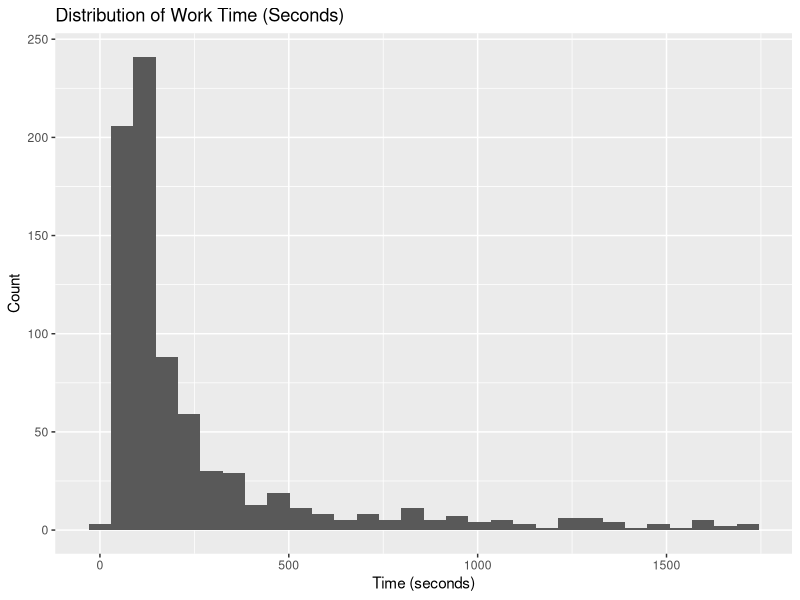
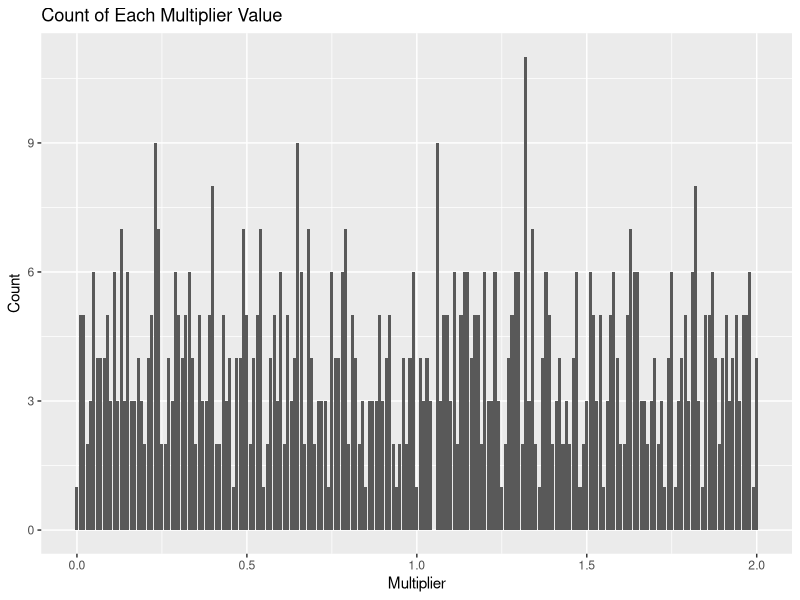
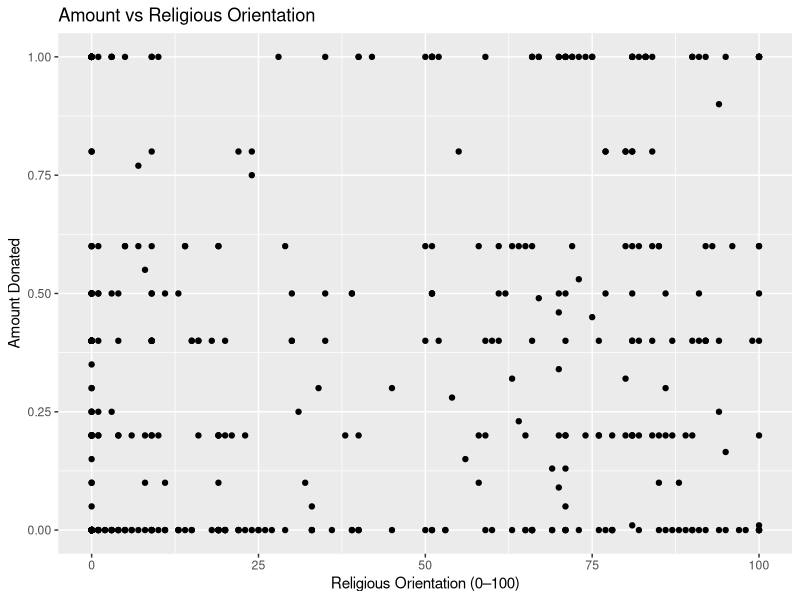
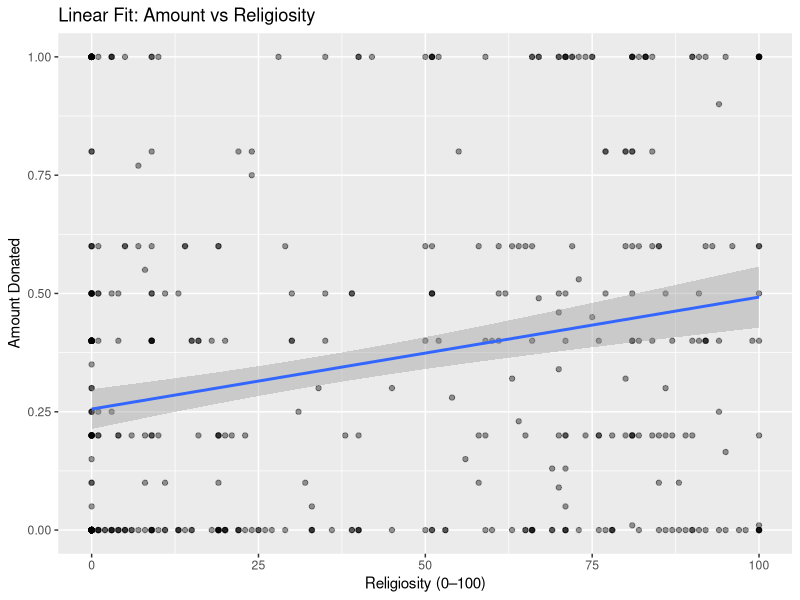
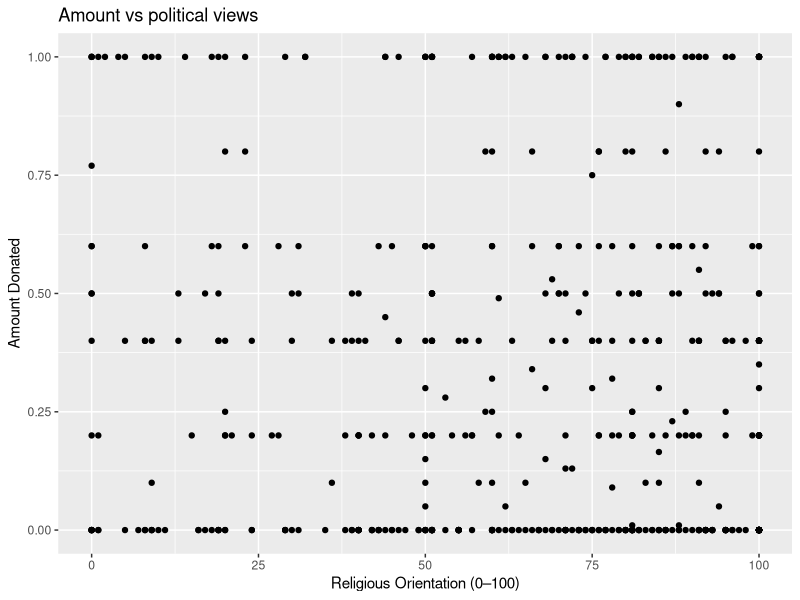
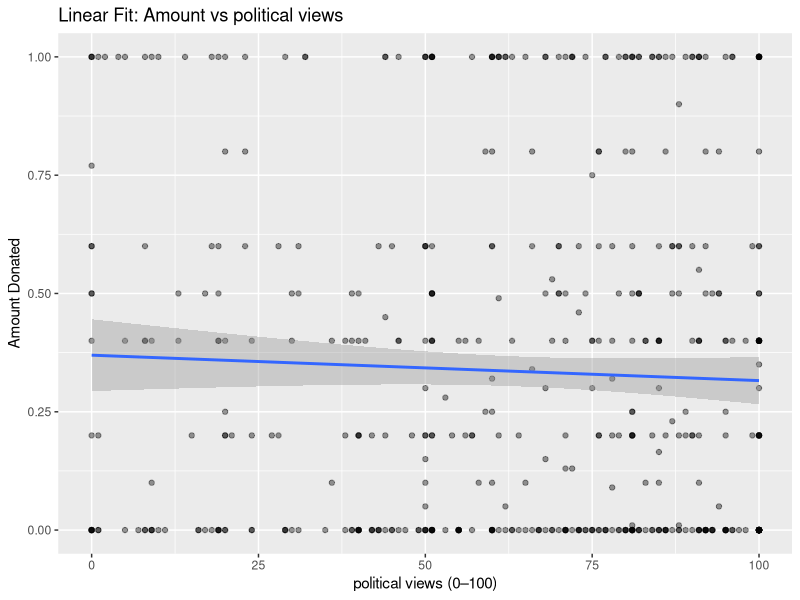
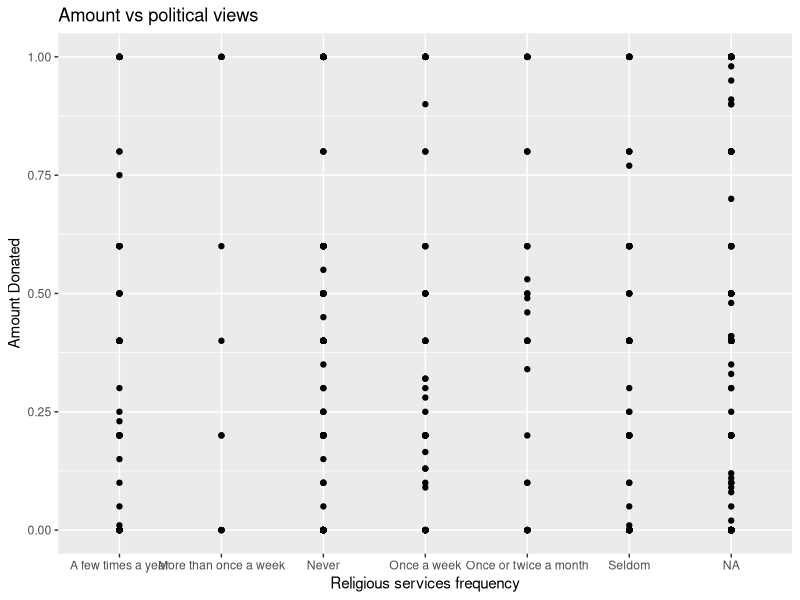
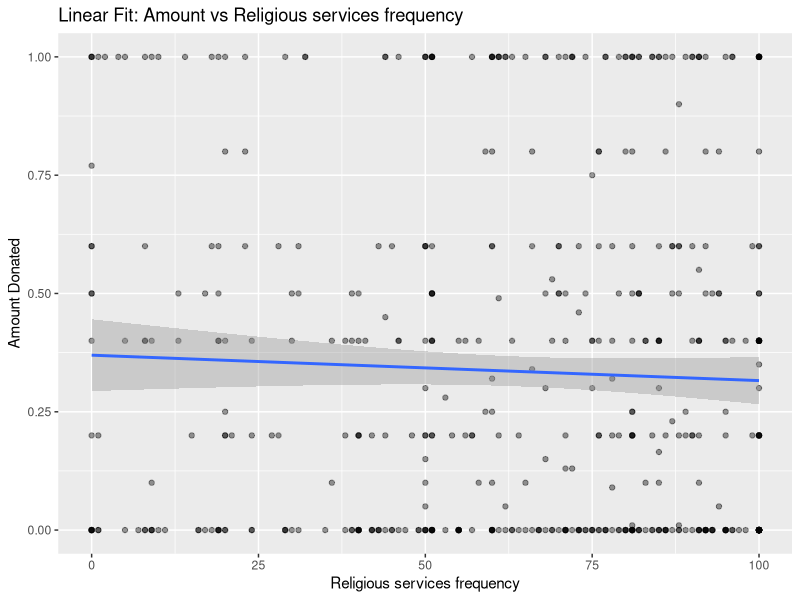

Source code (R) for these figures, in order:
## ---- chunk 1
setwd("/Users/baixuezhang/Documents/SJSU/study/Math 252_Cluster_Analysis/project")
library(tidyverse)
data = read_csv("Raw Data.csv")
## ---- chunk 2
# find size and missing value counts
data <- read_csv("Raw Data.csv", na = c("NA", "#N/A"))
data |>
  summarise(across(everything(), ~ sum(is.na(.)))) |>
  pivot_longer(cols = everything(),
               names_to = "variable",
               values_to = "n_missing") |>
  mutate(pct_missing = n_missing / nrow(data) * 100) |>
  print(n = Inf)

## ---- chunk 3
# check how many AssignmentId are there
data |>
  summarise(n_unique = n_distinct(AssignmentId))
#AssignmentId has 792 unique ID, so it's also useless
## ---- chunk 4
data |>
  summarise(n_unique = n_distinct(HITTypeId))
# same, useless
## ---- chunk 5
data |>
  summarise(n_unique = n_distinct(Reward))
# all of them are 0.25

## ---- chunk 6
unique(data$MaxAssignments)
# [1] 203 193 200 100 220 173 maybe a batch indicator

## ---- chunk 7
unique(data$CreationTime)
#[1] "Tue Sep 25 12:15:58 PDT 2018" "Tue Sep 25 10:44:25 PDT 2018" "Fri Sep 21 15:08:08 PDT 2018"
#[4] "Fri Sep 21 11:31:30 PDT 2018" "Fri Jun 22 14:01:52 PDT 2018" "Thu Jun 21 11:46:58 PDT 2018"
#[7] "Fri Jun 22 08:58:59 PDT 2018"

# 7 batches of questionaires categorical variable, use this as batch indicator,remove maxassignments

## ---- chunk 8
# change creation time to 7 categories
data <- data |>
  mutate(
    batch = factor(CreationTime),
    batch = factor(batch, labels = letters[1:nlevels(batch)])
  ) |>
  dplyr::select(-CreationTime)
## ---- chunk 9
unique(data$AcceptTime...7)
# AcceptTime is useless
unique(data$AcceptTime...16)

## ---- chunk 10
unique(data$SubmitTime)
# submit time has more than 600 unique values, useless

unique(data$Answer.surveycode)
# useless everyone has a unique code
## ---- chunk 11
#remove 27,28,WorkerId,IPAddress,LocationLatitude,LocationLongitude,AssignmentId, etc
clean_data <- data |>
  dplyr::select(-dplyr::any_of(c(
    "...27", "...28",
    "WorkerId", "IPAddress",
    "LocationLatitude", "LocationLongitude",
    "AssignmentId","HITTypeId","Reward","AcceptTime...7", "AcceptTime...16","MaxAssignments","SubmitTime","Answer.surveycode"
    )))

## ---- chunk 12
# Time spent
library(ggplot2)
data |>
  ggplot(aes(x = `WorkTimeInSeconds...9`)) +
  geom_histogram(bins = 30) +
  labs(
    title = "Distribution of Work Time (Seconds)",
    x = "Time (seconds)",
    y = "Count"
  )

## ---- chunk 13
# how fast was the fastest person finish this questionaire
data |>
  summarise(min_time = min(`WorkTimeInSeconds...9`, na.rm = TRUE))
# 3 seconds. not a reliable observation

# how many people spent less than 10 seconds
data |>
  summarise(n_less_5 = sum(`WorkTimeInSeconds...9` < 10, na.rm = TRUE))
#only one. good. keep this variable as a reference
## ---- chunk 14
# variable multiplier
data |>
  ggplot(aes(x = multiplier)) +
  geom_bar() +
  labs(
    title = "Count of Each Multiplier Value",
    x = "Multiplier",
    y = "Count"
  )

## ---- chunk 15
# age
unique(data$age)
#[1] "60-69"               "18-29"               "30-39"               "50-59"               "40-49"              
#[6] "70 or over"          "Prefer not to state"

## ---- chunk 16
clean_data |>
  count(gender)
## ---- chunk 17
clean_data |>
  count(income)
## ---- chunk 18
library(ggplot2)

clean_data |>
  ggplot(aes(
    x = `Q8_1 On a scale of 0 to 100, how would you describe your religious orientation?`,
    y = amount
  )) +
  geom_point() +
  labs(
    title = "Amount vs Religious Orientation",
    x = "Religious Orientation (0–100)",
    y = "Amount Donated"
  )

## ---- chunk 19
model1 <- clean_data |>
  lm(amount ~ `Q8_1 On a scale of 0 to 100, how would you describe your religious orientation?`, data = _)

summary(model1)

## ---- chunk 20
clean_data |>
  ggplot(aes(
    x = `Q8_1 On a scale of 0 to 100, how would you describe your religious orientation?`,
    y = amount
  )) +
  geom_point(alpha = 0.4) +
  geom_smooth(method = "lm") +
  labs(
    title = "Linear Fit: Amount vs Religiosity",
    x = "Religiosity (0–100)",
    y = "Amount Donated"
  )

## ---- chunk 21
clean_data |>
  ggplot(aes(
    x = `Q3_1 On a scale of 0 to 100, how would you describe your political views?`,
    y = amount
  )) +
  geom_point() +
  labs(
    title = "Amount vs political views",
    x = "Religious Orientation (0–100)",
    y = "Amount Donated"
  )

## ---- chunk 22
model2 <- clean_data |>
  lm(amount ~ `Q3_1 On a scale of 0 to 100, how would you describe your political views?`, data = _)

summary(model2)


## ---- chunk 23
clean_data |>
  ggplot(aes(
    x = `Q3_1 On a scale of 0 to 100, how would you describe your political views?`,
    y = amount
  )) +
  geom_point(alpha = 0.4) +
  geom_smooth(method = "lm") +
  labs(
    title = "Linear Fit: Amount vs political views",
    x = "political views (0–100)",
    y = "Amount Donated"
  )

## ---- chunk 24
clean_data |>
  ggplot(aes(
    x = `Q8 Aside from weddings and funerals, how often do you attend religious services?`,
    y = amount
  )) +
  geom_point() +
  labs(
    title = "Amount vs political views",
    x = "Religious services frequency",
    y = "Amount Donated"
  )

## ---- chunk 25
model3 <- clean_data |>
  lm(amount ~ `Q8 Aside from weddings and funerals, how often do you attend religious services?`, data = _)

summary(model2)
## ---- chunk 26
clean_data |>
  ggplot(aes(
    x = `Q3_1 On a scale of 0 to 100, how would you describe your political views?`,
    y = amount
  )) +
  geom_point(alpha = 0.4) +
  geom_smooth(method = "lm") +
  labs(
    title = "Linear Fit: Amount vs Religious services frequency",
    x = "Religious services frequency",
    y = "Amount Donated"
  )
## ---- chunk 27
# missing values
clean_data |>
  summarise(across(everything(), ~ sum(is.na(.)))) |>
  pivot_longer(
    cols = everything(),
    names_to = "variable",
    values_to = "n_missing"
  ) |>
  mutate(pct_missing = n_missing / nrow(clean_data) * 100) |>
  arrange(desc(n_missing)) |>
  print(n = Inf)
## ---- chunk 28
# check the number of "Perfer not the state"
library(tidyr)

clean_data |>
  summarise(across(everything(),
                   ~ sum(. == "Prefer not to state", na.rm = TRUE))) |>
  pivot_longer(
    cols = everything(),
    names_to = "column",
    values_to = "count"
  ) |>
  filter(count > 0)

## ---- chunk 29
clean_data <- clean_data |>
  mutate(
    age = na_if(age, "Prefer not to state"),
    income = na_if(income, "Prefer not to state")
  )
## ---- chunk 30
library(dplyr)

clean_data <- clean_data |>
  mutate(
    gender = recode(gender,
                    "Other / Prefer not to state" = "Other")
  )
## ---- chunk 31
library(readr)

write_csv(clean_data, "clean_data.csv")
